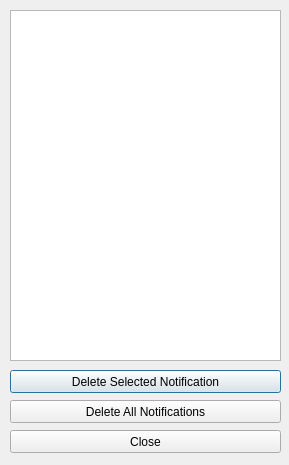
<?xml version="1.0" encoding="UTF-8"?>
<ui version="4.0">
 <class>NotificationsWindow</class>
 <widget class="QDialog" name="NotificationsWindow">
  <property name="geometry">
   <rect>
    <x>0</x>
    <y>0</y>
    <width>289</width>
    <height>465</height>
   </rect>
  </property>
  <property name="windowTitle">
   <string>Notifcations</string>
  </property>
  <widget class="QTableWidget" name="NotificationTable">
   <property name="geometry">
    <rect>
     <x>10</x>
     <y>10</y>
     <width>271</width>
     <height>351</height>
    </rect>
   </property>
  </widget>
  <widget class="QPushButton" name="DeleteCurrentButton">
   <property name="geometry">
    <rect>
     <x>10</x>
     <y>370</y>
     <width>271</width>
     <height>23</height>
    </rect>
   </property>
   <property name="text">
    <string>Delete Selected Notification</string>
   </property>
  </widget>
  <widget class="QPushButton" name="DeleteAllButton">
   <property name="geometry">
    <rect>
     <x>10</x>
     <y>400</y>
     <width>271</width>
     <height>23</height>
    </rect>
   </property>
   <property name="text">
    <string>Delete All Notifications</string>
   </property>
  </widget>
  <widget class="QPushButton" name="CloseNotificationsButton">
   <property name="geometry">
    <rect>
     <x>10</x>
     <y>430</y>
     <width>271</width>
     <height>23</height>
    </rect>
   </property>
   <property name="text">
    <string>Close</string>
   </property>
  </widget>
 </widget>
 <resources/>
 <connections/>
</ui>
